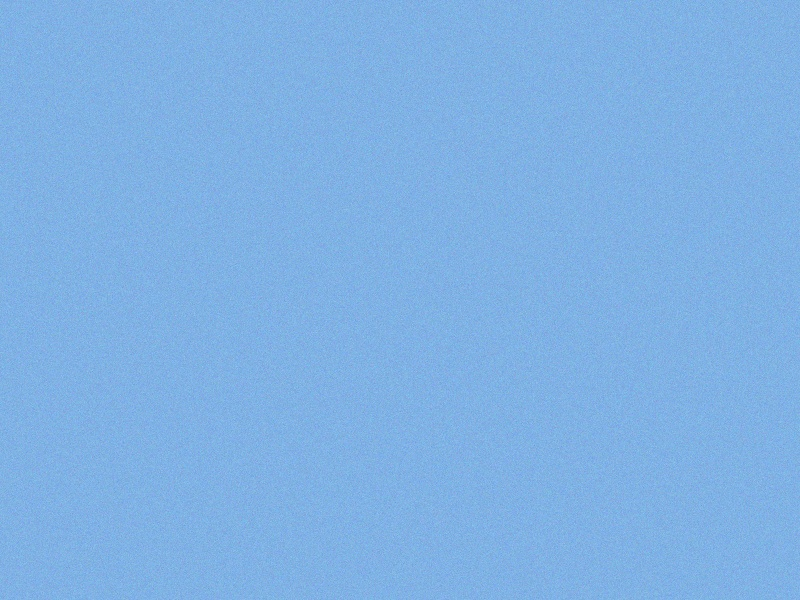
#> input picture debug_frame_0.jpg, 800 x 600 px
$ python -i post_processing.py   (imports and definitions only)
#> lines starting #> are read from the running program, lines starting #| are printed output that depends on the picture
"""
Post-Processing Efektleri

Render edilmiş görüntüye gerçekçi kamera efektleri uygular:
- Lens distorsiyon (barrel/pincushion)
- Chromatic aberration
- Motion blur
- Sensor noise
- Vignette
- Auto exposure
"""

import numpy as np
import cv2
from typing import Tuple, Optional
from dataclasses import dataclass


@dataclass
class PostProcessingConfig:
    """Post-processing konfigürasyonu"""
    # Lens
    lens_distortion: bool = True
    k1: float = -0.15          # Radyal distorsiyon (barrel < 0)
    k2: float = 0.02           # İkinci derece

    # Chromatic aberration
    chromatic_aberration: bool = False
    chromatic_strength: float = 2.0

    # Motion blur
    motion_blur: bool = False
    motion_blur_strength: float = 0.5

    # Sensor noise
    sensor_noise: bool = True
    noise_sigma: float = 5.0

    # Vignette
    vignette: bool = True
    vignette_strength: float = 0.4

    # Depth of field
    dof: bool = False
    focus_distance: float = 100.0
    dof_strength: float = 1.0

    # Auto exposure
    auto_exposure: bool = False
    target_brightness: int = 128


class PostProcessing:
    """
    GPU/CPU tabanlı post-processing efektleri

    Gerçekçi kamera görüntüsü için efekt pipeline.

    Usage:
        pp = PostProcessing(PostProcessingConfig())
        processed = pp.process(frame, velocity=vel)
    """

    def __init__(self, config: PostProcessingConfig = None):
        self.config = config or PostProcessingConfig()

        # Pre-computed masks
        self._vignette_mask = None
        self._vignette_size = None

        # Exposure tracking
        self._current_exposure = 1.0

    def process(self, frame: np.ndarray,
                velocity: np.ndarray = None,
                focus_distance: float = None) -> np.ndarray:
        """
        Tüm post-processing efektlerini uygula

        Args:
            frame: RGB görüntü (H, W, 3)
            velocity: Kamera hızı vektörü (motion blur için)
            focus_distance: Odak mesafesi (DoF için)

        Returns:
            İşlenmiş RGB görüntü
        """
        if frame is None or frame.size == 0:
            return frame

        result = frame.copy()

        # 1. Lens distorsiyon
        if self.config.lens_distortion:
            result = self._apply_lens_distortion(result)

        # 2. Chromatic aberration
        if self.config.chromatic_aberration:
            result = self._apply_chromatic_aberration(result)

        # 3. Motion blur
        if self.config.motion_blur and velocity is not None:
            result = self._apply_motion_blur(result, velocity)

        # 4. Depth of field
        if self.config.dof and focus_distance is not None:
            result = self._apply_depth_of_field(result, focus_distance)

        # 5. Sensor noise
        if self.config.sensor_noise:
            result = self._apply_sensor_noise(result)

        # 6. Vignette
        if self.config.vignette:
            result = self._apply_vignette(result)

        # 7. Auto exposure
        if self.config.auto_exposure:
            result = self._apply_auto_exposure(result)

        return result

    def _apply_lens_distortion(self, frame: np.ndarray) -> np.ndarray:
        """
        Brown-Conrady lens distorsiyon modeli

        Barrel (k1 < 0) veya pincushion (k1 > 0) distorsiyon.
        """
        h, w = frame.shape[:2]

        # Kamera içsel matrisi
        fx = fy = w * 0.8
        cx, cy = w / 2, h / 2

        K = np.array([
            [fx, 0, cx],
            [0, fy, cy],
            [0, 0, 1]
        ], dtype=np.float64)

        # Distorsiyon katsayıları: [k1, k2, p1, p2, k3]
        dist_coeffs = np.array([
            self.config.k1,
            self.config.k2,
            0, 0,  # Tangential distortion
            0      # k3
        ], dtype=np.float64)

        # Optimal yeni kamera matrisi
        new_K, roi = cv2.getOptimalNewCameraMatrix(
            K, dist_coeffs, (w, h), 1, (w, h)
        )

        # Undistort (aslında distort yapmak için inverse gerekli)
        # OpenCV undistort simüle edilmiş distortion için
        result = cv2.undistort(frame, K, dist_coeffs, None, new_K)

        return result

    # [131 lines left out: functions _apply_chromatic_aberration, _create_radial_map, _apply_motion_blur, _create_motion_blur_kernel, _apply_depth_of_field, _create_dof_mask, not called in this run]

    def _apply_sensor_noise(self, frame: np.ndarray) -> np.ndarray:
        """
        Sensör gürültüsü (Gaussian noise)

        ISO değerine göre gürültü miktarı.
        """
        noise = np.random.normal(0, self.config.noise_sigma, frame.shape)
        noisy = np.clip(frame.astype(np.float32) + noise, 0, 255)

        return noisy.astype(np.uint8)

    def _apply_vignette(self, frame: np.ndarray) -> np.ndarray:
        """
        Vignette efekti (kenar karartma)

        Optik lens karakteristiği simülasyonu.
        """
        h, w = frame.shape[:2]

        # Mask cache
        if self._vignette_mask is None or self._vignette_size != (w, h):
            self._vignette_mask = self._create_vignette_mask(w, h)
            self._vignette_size = (w, h)

        result = frame * self._vignette_mask

        return result.astype(np.uint8)

    def _create_vignette_mask(self, w: int, h: int) -> np.ndarray:
        """Vignette maskesi oluştur"""
        Y, X = np.ogrid[:h, :w]
        center = (w / 2, h / 2)

        # Normalize mesafe
        dist = np.sqrt((X - center[0])**2 + (Y - center[1])**2)
        max_dist = np.sqrt(center[0]**2 + center[1]**2)
        dist_norm = dist / max_dist

        # Vignette faktörü
        strength = self.config.vignette_strength
        mask = 1 - (dist_norm ** 2) * strength
        mask = np.clip(mask, 1 - strength, 1.0)

        return mask[:, :, np.newaxis]

    # [29 lines left out: functions _apply_auto_exposure, update_config, not called in this run]

>>> import cv2
>>> picture = cv2.imread('../../debug_frame_0.jpg')
#> picture is the input picture: shape (600, 800, 3); mean B, G, R 228.3, 177.5, 127.5
>>> result = PostProcessing().process(picture)
#> in _apply_lens_distortion, `result = cv2.undistort(frame, K, dist_coeffs, None, new_K)`:
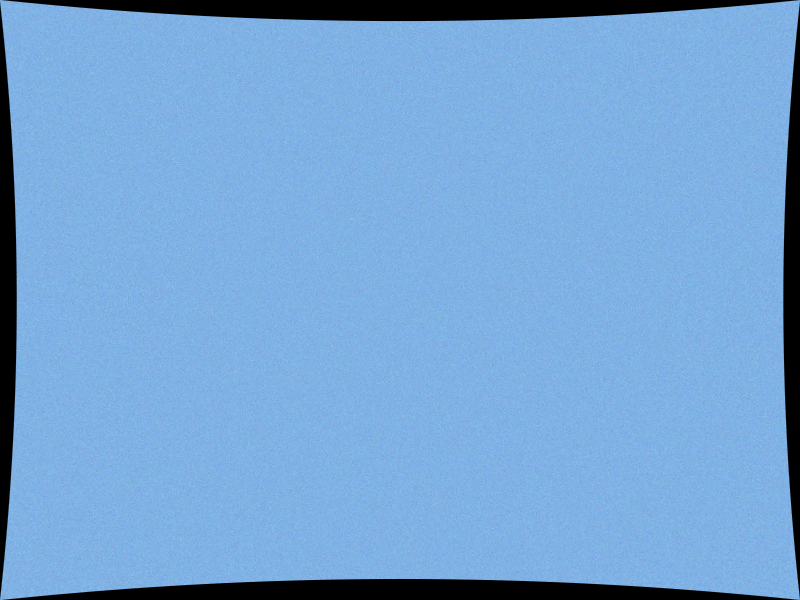
#> result: shape (600, 800, 3); mean B, G, R 211.4, 164.3, 118
#> in _apply_vignette, `result = frame * self._vignette_mask`:
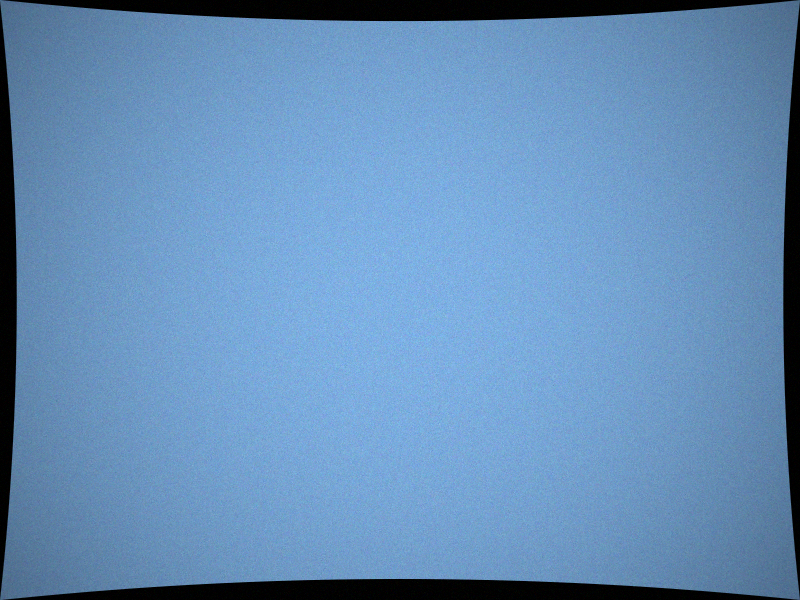
#> result: shape (600, 800, 3) float64; mean B, G, R 184.4, 143.3, 102.8

$ run again, on debug_frame_99.jpg
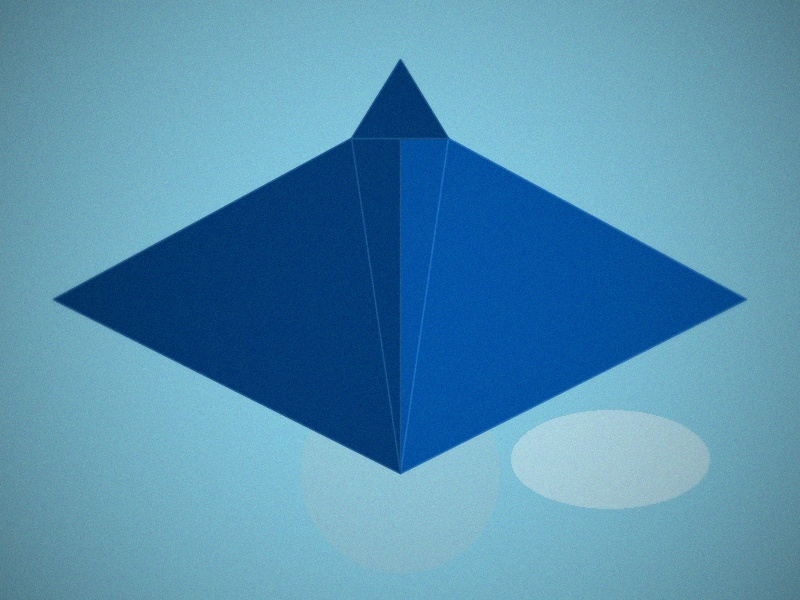
#> input picture debug_frame_99.jpg, 800 x 600 px
#> picture is the input picture: shape (600, 800, 3); mean B, G, R 176.1, 143.9, 84.4
#> in _apply_lens_distortion, `result = cv2.undistort(frame, K, dist_coeffs, None, new_K)`:
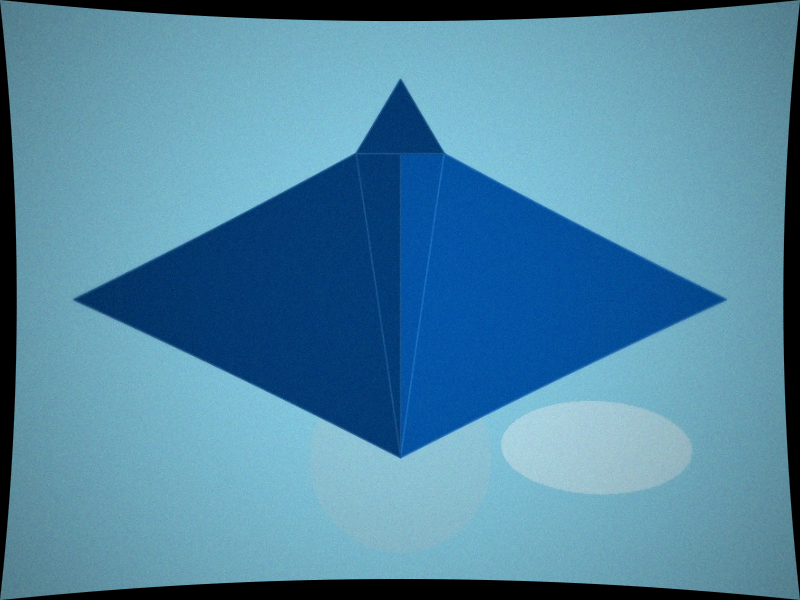
#> result: shape (600, 800, 3); mean B, G, R 163.2, 134.6, 80
#> in _apply_vignette, `result = frame * self._vignette_mask`:
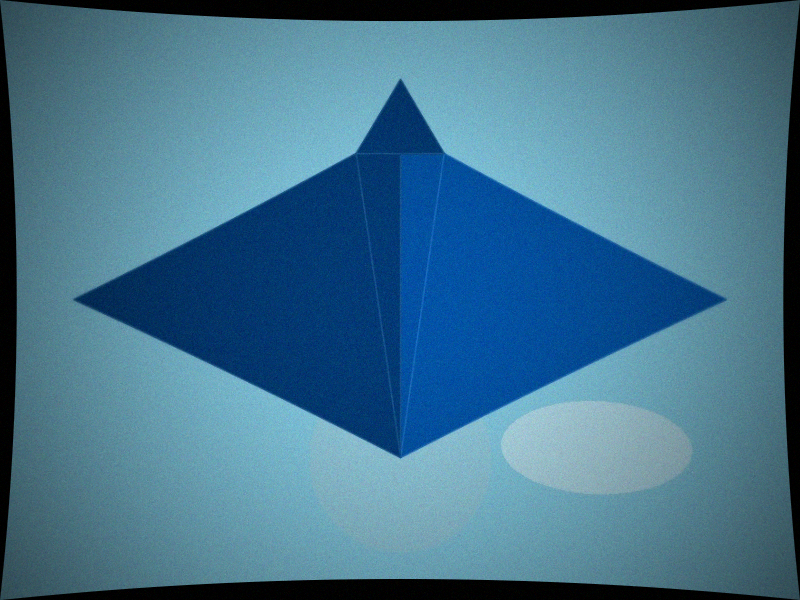
#> result: shape (600, 800, 3) float64; mean B, G, R 142.2, 116.1, 68.2
